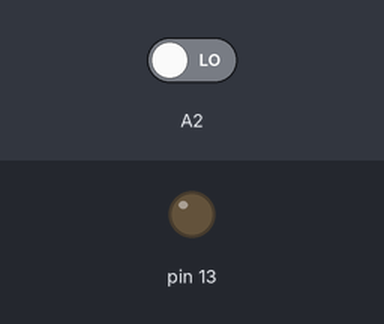
The sketch below on a simulated Arduino Uno, built with avr-gcc and run on an emulated ATmega328P. On the bench: output pins drawn as LEDs (lit = HIGH). The test bench sets the inputs (shaded band); at power-on: A2 LOW.

Above: at 1.2 s.
1.3 s: A2 driven HIGH
At 2.9 s:
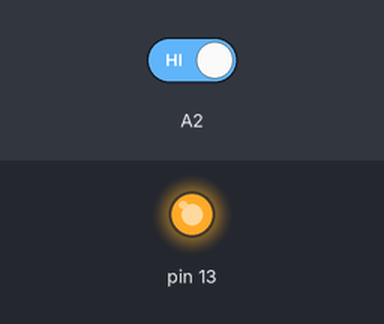
3.8 s: A2 driven LOW
At 5.2 s:
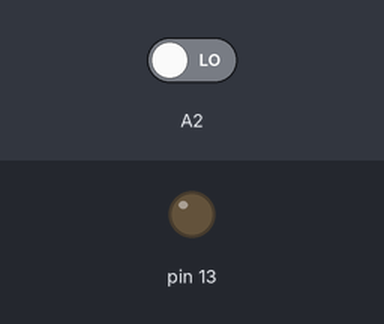
Timing chart, 0 to 6.8 s (numbered marks = the images above; inputs shaded):
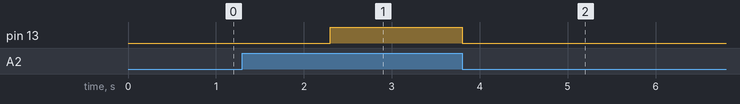

The sketch:

assignment-8.ino
```cpp
int touchStart = 0;
bool touching = false;

void setup() {
  pinMode(13, OUTPUT);
  pinMode(A2, INPUT);
}

void loop() {

  int elbowDown = digitalRead(A2);

  if (elbowDown == HIGH && !touching) {   // elbow just landed
    touching = true;
    touchStart = millis();
  }
  if (elbowDown == LOW) {                 // elbow lifted
    touching = false;
    digitalWrite(13, LOW);
  }

  // if elbow has been touching for more than 1 second, caught slouching
  if (touching && millis() - touchStart > 1000) {
    digitalWrite(13, HIGH);
  }

}
```

Measured:
- after the input at 1.3 s, pin 13: LOW → HIGH after 1.0 s
- after the input at 3.8 s, pin 13: HIGH → LOW at once
